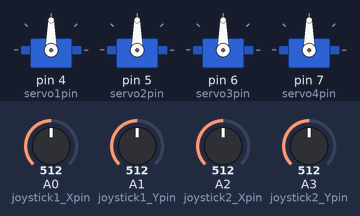
A program run on a simulated Arduino Uno, built with avr-gcc and run on an emulated ATmega328P. Shown: 4 × servo. Inputs (shaded band) come from the test bench; at power-on: A0 (joystick1_Xpin) = 512, A1 (joystick1_Ypin) = 512, A2 (joystick2_Xpin) = 512, A3 (joystick2_Ypin) = 512.

Above: at 1.2 s.
1.3 s: A0 (joystick1_Xpin) set to 716
At 2.0 s:
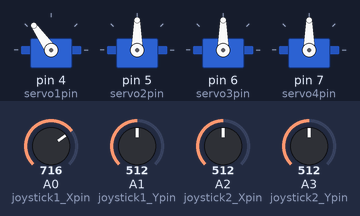
2.8 s: A1 (joystick1_Ypin) set to 716
At 3.2 s:
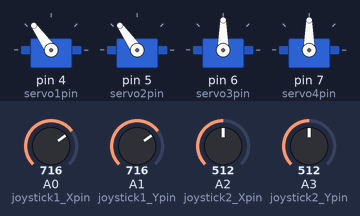
4.3 s: A2 (joystick2_Xpin) set to 716
At 5.5 s:
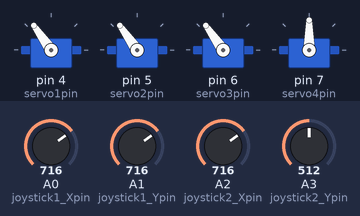
5.8 s: A3 (joystick2_Ypin) set to 716
At 6.8 s:
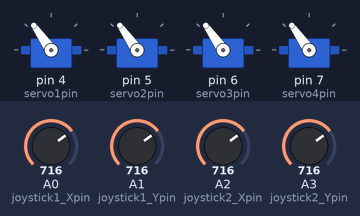
7.3 s: A0 (joystick1_Xpin) set to 992
At 7.9 s:
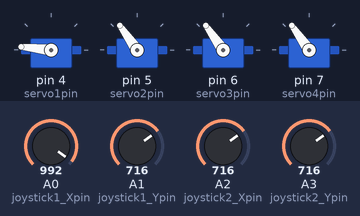
8.8 s: A1 (joystick1_Ypin) set to 992
At 9.1 s:
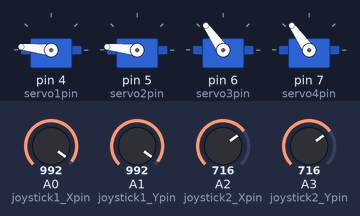
Timing chart, 0 to 11.3 s (numbered marks = the images above; inputs shaded):
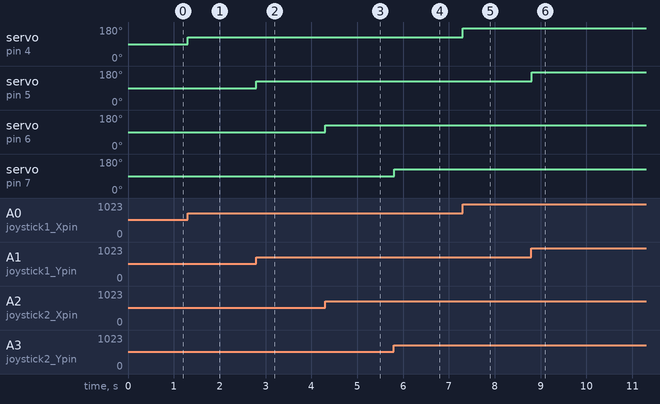

Measured:
- after the input at 1.3 s, servo on pin 4 (servo1pin): 90° → 125° at once
- after the input at 2.8 s, servo on pin 5 (servo2pin): 90° → 125° at once
- after the input at 4.3 s, servo on pin 6 (servo3pin): 90° → 125° at once
- after the input at 5.8 s, servo on pin 7 (servo4pin): 90° → 125° at once
- after the input at 7.3 s, servo on pin 4 (servo1pin): 125° → 174° at once
- after the input at 8.8 s, servo on pin 5 (servo2pin): 125° → 174° at once

The program:

main.cpp
```cpp
// library
#include <Arduino.h>
#include <Servo.h>
// servo setup
Servo servo1;
Servo servo2;
Servo servo3;
Servo servo4;
int servo1pin = 4;
int servo2pin = 5;
int servo3pin = 6;
int servo4pin = 7;
// joystick setup
const int joystick1_Xpin = A0;
const int joystick1_Ypin = A1;
const int joystick2_Xpin = A2;
const int joystick2_Ypin = A3;
// time
unsigned long StartTime = 0;

void setup()
{
  Serial.begin(9600);
  servo1.attach(servo1pin);
  servo2.attach(servo2pin);
  servo3.attach(servo3pin);
  servo4.attach(servo4pin);
  // rotate all servos to 90 degree
  servo1.write(90);
  servo2.write(90);
  servo3.write(90);
  servo4.write(90);
}

void loop()
{
  if (millis() - StartTime >= 50)
  {
    // reading value from joystick
    int joy1X = analogRead(joystick1_Xpin);
    int joy1Y = analogRead(joystick1_Ypin);
    int joy2X = analogRead(joystick2_Xpin);
    int joy2Y = analogRead(joystick2_Ypin);
    // mapping joystick value to servo angle
    int servo1_angle = map(joy1X, 0, 1024, 0, 180);
    int servo2_angle = map(joy1Y, 0, 1024, 0, 180);
    int servo3_angle = map(joy2X, 0, 1024, 0, 180);
    int servo4_angle = map(joy2Y, 0, 1024, 0, 180);
    // control servo
    servo1.write(servo1_angle);
    servo2.write(servo2_angle);
    servo3.write(servo3_angle);
    servo4.write(servo4_angle);

    StartTime = millis();
  }
}
```
